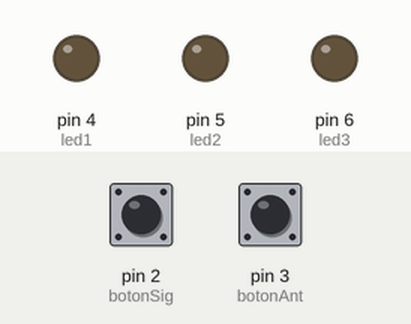
Recording of a sketch running on a simulated Arduino Uno, built with avr-gcc and run on an emulated ATmega328P. On the bench: output pins drawn as LEDs (lit = HIGH). Inputs (shaded band) come from the test bench; at power-on: pin 2 (botonSig) LOW, pin 3 (botonAnt) LOW.

Above: at 1.2 s.
1.3 s: pin 2 (botonSig) pulled HIGH for 3.2 s
At 5.1 s:
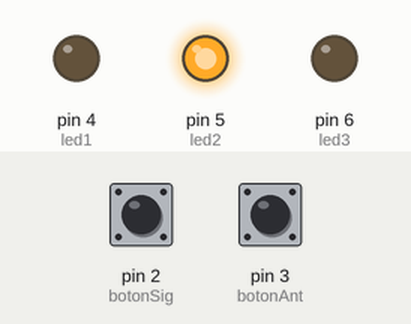
6.0 s: pin 2 (botonSig) pulled HIGH for 0.15 s
At 6.4 s:
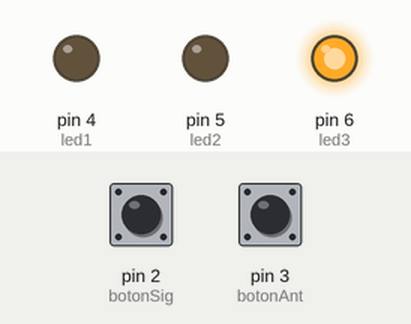
7.6 s: pin 2 (botonSig) pulled HIGH for 1 s
At 8.0 s:
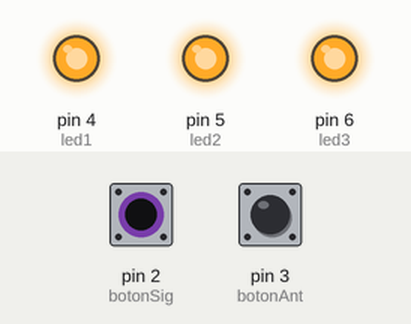
Timing chart, 0 to 10.6 s (numbered marks = the images above; inputs shaded):
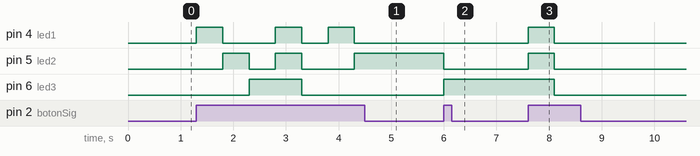

The sketch:

9_Contador_dos_botones.ino
```cpp
// Contador con dos botones

/*
Cambian la secuencia de LEDs que se están encendidos y apagados
con base en el botón que se ha presionado de alguno de los dos,
donde uno incrementa el contador y otro lo decrementa
*/

// Los pines a los que están conectados los LEDs
int led1 = 4;
int led2 = 5;
int led3 = 6;
// Los pines a los que están conectados los botones
int botonSig = 2; // Botón para incrementar el contador
int botonAnt = 3; // Botón para decrementar el contador
// Contador que llevará el cálculo de incrementos y decrementos
int contador = 0;

void setup() {
  pinMode(botonSig, INPUT);
  pinMode(botonAnt, INPUT);
  pinMode(led1, OUTPUT);
  pinMode(led2, OUTPUT);
  pinMode(led3, OUTPUT);
}

void loop() {
  if (digitalRead(botonSig) == HIGH) {
    contador++;   // Incrementar el contador al presionar el botón
    cambiarSec(); // Cambiar la secuencia de LEDs encendidos/apagados
    delay(500);   // Esperar 0.5 segundos para evitar múltiples incrementos por un solo botón
  }

  if (digitalRead(botonAnt) == HIGH) {
    contador--;   // Decrementar el contador al presionar el botón
    cambiarSec(); // Cambiar la secuencia de LEDs encendidos/apagados
    delay(500);   // Esperar 0.5 segundos para evitar múltiples incrementos por un solo botón
  }
}

void cambiarSec() {
  // Se comienza con todos los LEDs apagados

  // Asegurarse de que el contador no sea negativo
  if (contador < 0) {
    contador = 0;
  }

  // Determinar la nueva secuencia de LEDs basado en el contador
  int sec = contador % 5; // Dividir el contador por 5 para obtener 5 combinaciones diferentes

  if (sec == 1) {
    // Se enciende solo el led del pin 2
    digitalWrite(led1, HIGH);
    digitalWrite(led2, LOW);
    digitalWrite(led3, LOW);
  } else if (sec == 2) {
    // Se enciende solo el led del pin 3
    digitalWrite(led1, LOW);
    digitalWrite(led2, HIGH);
    digitalWrite(led3, LOW);
  } else if (sec == 3) {
    // Se enciende solo el led del pin 4
    digitalWrite(led1, LOW);
    digitalWrite(led2, LOW);
    digitalWrite(led3, HIGH);
  } else if (sec == 4) {
    // Se encienden todos los LEDs
    digitalWrite(led1, HIGH);
    digitalWrite(led2, HIGH);
    digitalWrite(led3, HIGH);
  } else {
    // Se apagan todos los LEDs y se reinicia el contador
    digitalWrite(led1, LOW);
    digitalWrite(led2, LOW);
    digitalWrite(led3, LOW);
  }
}
```

Measured:
- after the input at 1.3 s, pin 4 (led1): goes HIGH 0.50 s, LOW 1.0 s, HIGH 0.50 s, LOW 0.50 s, HIGH 0.50 s, then LOW, starting at once; pin 5 (led2): goes HIGH 0.50 s, LOW 0.50 s, HIGH 0.50 s, LOW 1.0 s, then HIGH, starting after 0.50 s; pin 6 (led3): LOW → HIGH after 1.0 s, → LOW 1.0 s later
- after the input at 6.0 s, pin 5 (led2): HIGH → LOW at once; pin 6 (led3): LOW → HIGH at once
- after the input at 7.6 s, pin 4 (led1), pin 5 (led2): LOW → HIGH at once, → LOW 0.50 s later; pin 6 (led3): HIGH → LOW after 0.50 s
